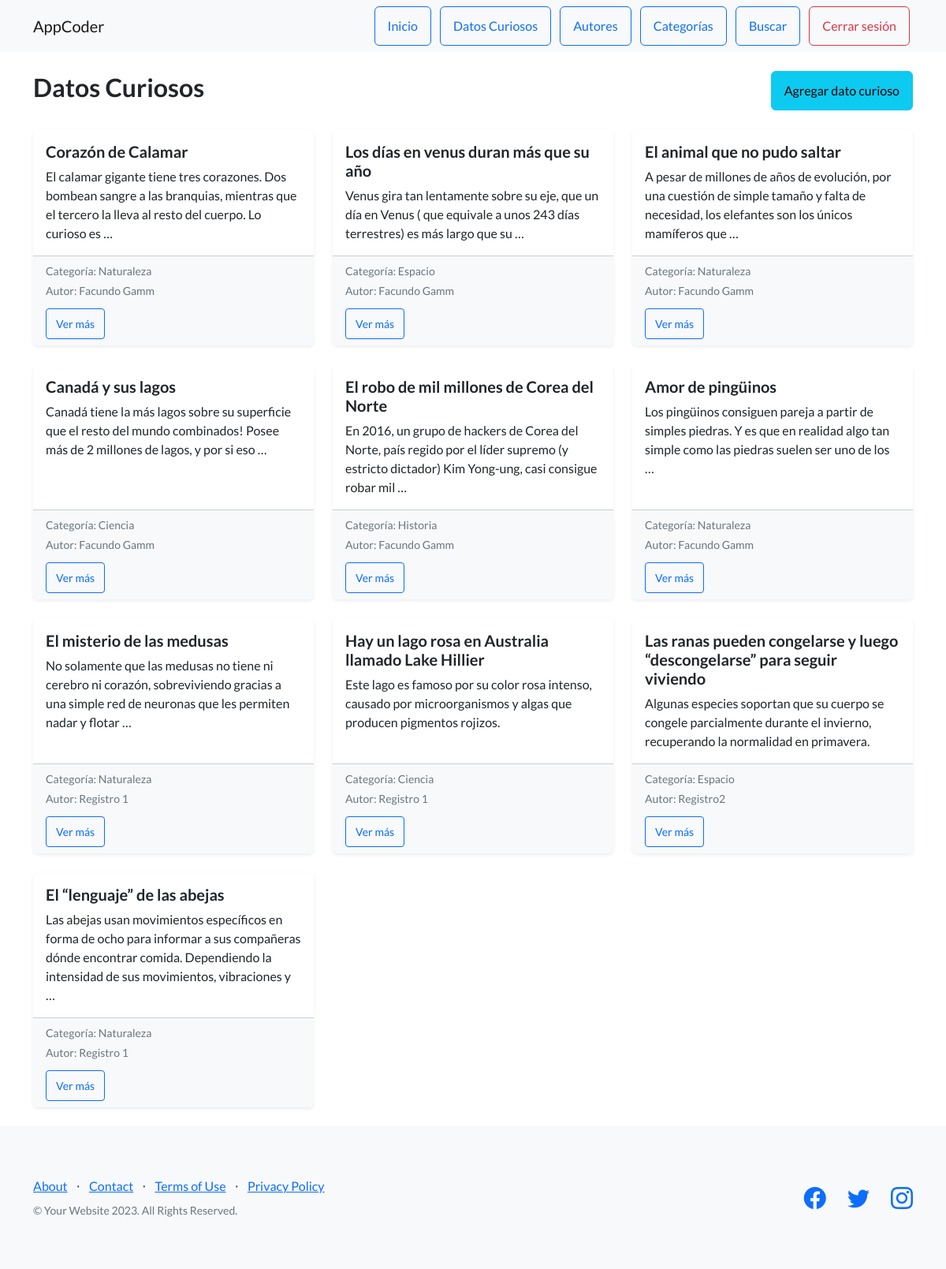
The app's page /datos/ (signed in) with its own data.
### AppCoder/models.py (models this page shows, shortened)
class DatoCurioso(models.Model):
    titulo = models.CharField(max_length=100)
    descripcion = models.TextField()
    categoria = models.ForeignKey(Categoria, on_delete=models.CASCADE)
    autor = models.ForeignKey(Autor, on_delete=models.CASCADE)

class Categoria(models.Model):
    nombre = models.CharField(max_length=100)
    def __str__(self):
        return self.nombre

class Autor(models.Model):
    nombre = models.CharField(max_length=50)
    apellido = models.CharField(max_length=50)
    pais = models.CharField(max_length=50)
    profesion = models.CharField(max_length=100, blank=True, null=True) #opcional
    def __str__(self):
        return f"{self.nombre} {self.apellido}"

### AppCoder/views.py (the view)
# urls.py: path('datos/', views.lista_datos, name='lista_datos'),
def lista_datos(request):
    datos = DatoCurioso.objects.all()
    return render(request, "AppCoder/datosCuriosos.html", {"datos": datos})

### AppCoder/templates/AppCoder/datosCuriosos.html (shortened to what this page needs)
{% extends 'AppCoder/padre.html' %}
{% load static %}
{% block contenido %}
<div class="container mt-4">
    <div class="d-flex justify-content-between align-items-center mb-4">
        <h2>Datos Curiosos</h2>
        <a href="{% url 'agregar_dato' %}" class="btn btn-info">Agregar dato curioso</a>
    </div>
    {% if datos %}
        <div class="row">
            {% for dato in datos %}
                <div class="col-md-6 col-lg-4 mb-4">
                    <div class="card h-100 shadow-sm border-0">
                        <div class="card-body">
                            <h5 class="card-title">{{ dato.titulo }}</h5>
                            <p class="card-text">{{ dato.descripcion|truncatewords:25 }}</p>
                        </div>
                        <div class="card-footer bg-light text-muted small">
                            <p class="mb-1">Categoría: {{ dato.categoria }}</p>
                            <p class="mb-1">Autor: {{ dato.autor }}</p>
                            <a href="{% url 'detalle_dato' dato.id %}" class="btn btn-outline-primary btn-sm mt-2">Ver más</a>
                        </div>
                    </div>
                </div>
            {% endfor %}
        </div>
    {% else %}
        <p class="text-muted">Todavía no hay datos curiosos publicados.</p>
    {% endif %}
</div>
{% endblock %}

### records on screen
DatoCurioso: titulo "Corazón de Calamar", descripcion "El calamar gigante tiene tres corazones. Dos bombean sangre a las branquias, mientras que el tercero la lleva al resto del cuerpo. Lo curioso es …", categoria "Naturaleza", autor "Facundo Gamm"
DatoCurioso: titulo "Los días en venus duran más que su año", descripcion "Venus gira tan lentamente sobre su eje, que un día en Venus ( que equivale a unos 243 días terrestres) es más largo que su …", categoria "Espacio", autor "Facundo Gamm"
DatoCurioso: titulo "El animal que no pudo saltar", descripcion "A pesar de millones de años de evolución, por una cuestión de simple tamaño y falta de necesidad, los elefantes son los únicos mamíferos que …", categoria "Naturaleza", autor "Facundo Gamm"
DatoCurioso: titulo "Canadá y sus lagos", descripcion "Canadá tiene la más lagos sobre su superficie que el resto del mundo combinados! Posee más de 2 millones de lagos, y por si eso …", categoria "Ciencia", autor "Facundo Gamm"
DatoCurioso: titulo "El robo de mil millones de Corea del Norte", descripcion "En 2016, un grupo de hackers de Corea del Norte, país regido por el líder supremo (y estricto dictador) Kim Yong-ung, casi consigue robar mil …", categoria "Historia", autor "Facundo Gamm"
DatoCurioso: titulo "Amor de pingüinos", descripcion "Los pingüinos consiguen pareja a partir de simples piedras. Y es que en realidad algo tan simple como las piedras suelen ser uno de los …", categoria "Naturaleza", autor "Facundo Gamm"
DatoCurioso: titulo "El misterio de las medusas", descripcion "No solamente que las medusas no tiene ni cerebro ni corazón, sobreviviendo gracias a una simple red de neuronas que les permiten nadar y flotar …", categoria "Naturaleza", autor "Registro 1"
DatoCurioso: titulo "Hay un lago rosa en Australia llamado Lake Hillier", descripcion "Este lago es famoso por su color rosa intenso, causado por microorganismos y algas que producen pigmentos rojizos.", categoria "Ciencia", autor "Registro 1"
DatoCurioso: titulo "Las ranas pueden congelarse y luego “descongelarse” para seguir viviendo", descripcion "Algunas especies soportan que su cuerpo se congele parcialmente durante el invierno, recuperando la normalidad en primavera.", categoria "Espacio", autor "Registro2"
DatoCurioso: titulo "El “lenguaje” de las abejas", descripcion "Las abejas usan movimientos específicos en forma de ocho para informar a sus compañeras dónde encontrar comida. Dependiendo la intensidad de sus movimientos, vibraciones y …", categoria "Naturaleza", autor "Registro 1"
